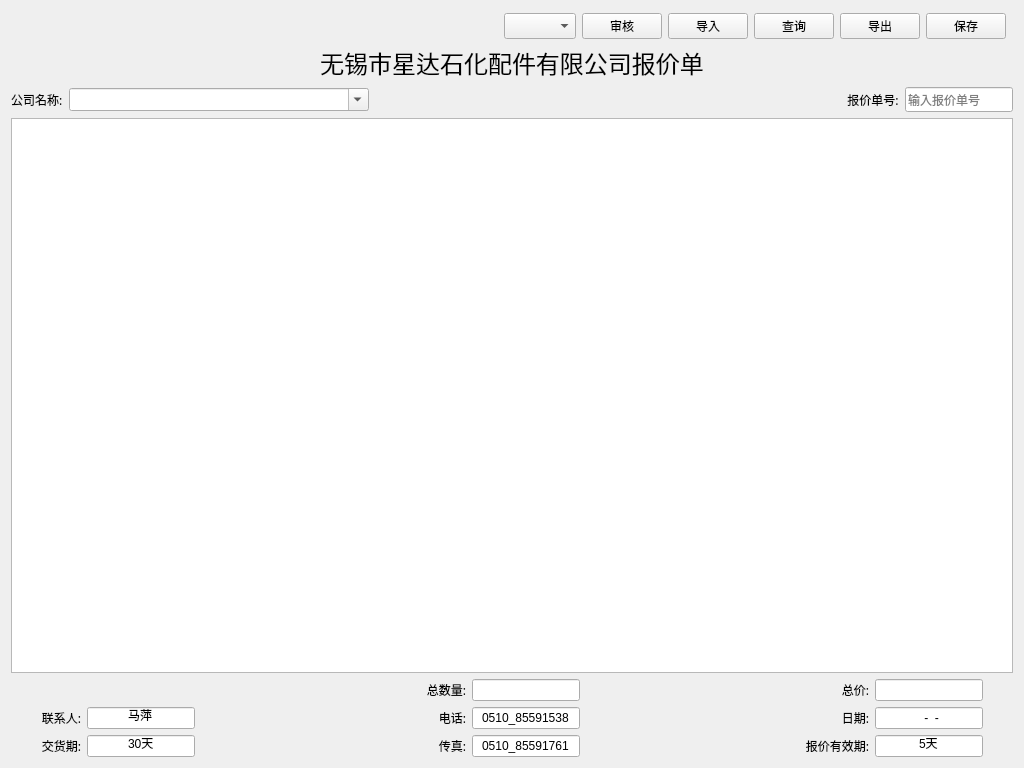
<?xml version="1.0" encoding="UTF-8"?>
<ui version="4.0">
 <class>wgt_quote</class>
 <widget class="QWidget" name="wgt_quote">
  <property name="geometry">
   <rect>
    <x>0</x>
    <y>0</y>
    <width>1024</width>
    <height>768</height>
   </rect>
  </property>
  <property name="windowTitle">
   <string>报价单</string>
  </property>
  <property name="layoutDirection">
   <enum>Qt::LeftToRight</enum>
  </property>
  <layout class="QGridLayout" name="gridLayout_2">
   <item row="0" column="0">
    <layout class="QHBoxLayout" name="horizontalLayout">
     <property name="topMargin">
      <number>2</number>
     </property>
     <property name="rightMargin">
      <number>7</number>
     </property>
     <item>
      <spacer name="horizontalSpacer">
       <property name="orientation">
        <enum>Qt::Horizontal</enum>
       </property>
       <property name="sizeHint" stdset="0">
        <size>
         <width>678</width>
         <height>20</height>
        </size>
       </property>
      </spacer>
     </item>
     <item>
      <widget class="QComboBox" name="cbo_state">
       <property name="minimumSize">
        <size>
         <width>0</width>
         <height>26</height>
        </size>
       </property>
       <property name="toolTip">
        <string>审核情况</string>
       </property>
       <property name="currentText">
        <string/>
       </property>
      </widget>
     </item>
     <item>
      <widget class="QPushButton" name="btn_check">
       <property name="toolTip">
        <string>审核</string>
       </property>
       <property name="text">
        <string>审核</string>
       </property>
       <property name="icon">
        <iconset resource="../myImage.qrc">
         <normaloff>:/myImage/images/check.png</normaloff>:/myImage/images/check.png</iconset>
       </property>
      </widget>
     </item>
     <item>
      <widget class="QPushButton" name="PBnew">
       <property name="text">
        <string>导入</string>
       </property>
       <property name="icon">
        <iconset resource="../myImage.qrc">
         <normaloff>:/myImage/images/add.png</normaloff>:/myImage/images/add.png</iconset>
       </property>
      </widget>
     </item>
     <item>
      <widget class="QPushButton" name="btn_query">
       <property name="text">
        <string>查询</string>
       </property>
       <property name="icon">
        <iconset resource="../myImage.qrc">
         <normaloff>:/myImage/images/file_manager.png</normaloff>:/myImage/images/file_manager.png</iconset>
       </property>
      </widget>
     </item>
     <item>
      <widget class="QPushButton" name="PBexport">
       <property name="text">
        <string>导出</string>
       </property>
       <property name="icon">
        <iconset resource="../myImage.qrc">
         <normaloff>:/myImage/images/export.png</normaloff>:/myImage/images/export.png</iconset>
       </property>
      </widget>
     </item>
     <item>
      <widget class="QPushButton" name="PBsave">
       <property name="text">
        <string>保存</string>
       </property>
       <property name="icon">
        <iconset resource="../myImage.qrc">
         <normaloff>:/myImage/images/save.ico</normaloff>:/myImage/images/save.ico</iconset>
       </property>
      </widget>
     </item>
    </layout>
   </item>
   <item row="1" column="0">
    <widget class="QLabel" name="label">
     <property name="font">
      <font>
       <family>微软雅黑</family>
       <pointsize>18</pointsize>
      </font>
     </property>
     <property name="text">
      <string>无锡市星达石化配件有限公司报价单</string>
     </property>
     <property name="alignment">
      <set>Qt::AlignCenter</set>
     </property>
    </widget>
   </item>
   <item row="2" column="0">
    <layout class="QHBoxLayout" name="horizontalLayout_2" stretch="0,0,3,0,0">
     <item>
      <widget class="QLabel" name="label_11">
       <property name="font">
        <font>
         <family>微软雅黑</family>
         <pointsize>9</pointsize>
        </font>
       </property>
       <property name="text">
        <string>公司名称:</string>
       </property>
      </widget>
     </item>
     <item>
      <widget class="QComboBox" name="CBcorporate">
       <property name="minimumSize">
        <size>
         <width>300</width>
         <height>0</height>
        </size>
       </property>
       <property name="font">
        <font>
         <family>Arial</family>
         <pointsize>10</pointsize>
        </font>
       </property>
       <property name="editable">
        <bool>true</bool>
       </property>
       <property name="currentText">
        <string/>
       </property>
      </widget>
     </item>
     <item>
      <spacer name="horizontalSpacer_2">
       <property name="orientation">
        <enum>Qt::Horizontal</enum>
       </property>
       <property name="sizeHint" stdset="0">
        <size>
         <width>300</width>
         <height>20</height>
        </size>
       </property>
      </spacer>
     </item>
     <item>
      <widget class="QLabel" name="label_12">
       <property name="font">
        <font>
         <family>微软雅黑</family>
         <pointsize>9</pointsize>
        </font>
       </property>
       <property name="text">
        <string>报价单号:</string>
       </property>
       <property name="alignment">
        <set>Qt::AlignCenter</set>
       </property>
      </widget>
     </item>
     <item>
      <widget class="QLineEdit" name="quotationNo">
       <property name="font">
        <font>
         <family>微软雅黑</family>
         <pointsize>9</pointsize>
        </font>
       </property>
       <property name="toolTip">
        <string>报价单号</string>
       </property>
       <property name="statusTip">
        <string/>
       </property>
       <property name="frame">
        <bool>true</bool>
       </property>
       <property name="alignment">
        <set>Qt::AlignLeading|Qt::AlignLeft|Qt::AlignVCenter</set>
       </property>
       <property name="placeholderText">
        <string>输入报价单号</string>
       </property>
       <property name="clearButtonEnabled">
        <bool>true</bool>
       </property>
      </widget>
     </item>
    </layout>
   </item>
   <item row="3" column="0">
    <widget class="QTableWidget" name="tblwgt_quote">
     <property name="contextMenuPolicy">
      <enum>Qt::CustomContextMenu</enum>
     </property>
     <property name="editTriggers">
      <set>QAbstractItemView::AnyKeyPressed|QAbstractItemView::DoubleClicked|QAbstractItemView::EditKeyPressed|QAbstractItemView::SelectedClicked</set>
     </property>
     <property name="showGrid">
      <bool>true</bool>
     </property>
    </widget>
   </item>
   <item row="4" column="0">
    <layout class="QGridLayout" name="gridLayout" columnstretch="0,0,1,1,0,0,2,0,0">
     <property name="leftMargin">
      <number>30</number>
     </property>
     <property name="rightMargin">
      <number>30</number>
     </property>
     <item row="1" column="5">
      <widget class="QLineEdit" name="lineEdit_5">
       <property name="inputMask">
        <string>0000_00000000</string>
       </property>
       <property name="text">
        <string>0510_85591538</string>
       </property>
       <property name="alignment">
        <set>Qt::AlignCenter</set>
       </property>
      </widget>
     </item>
     <item row="0" column="5">
      <widget class="QLineEdit" name="total_quantity">
       <property name="alignment">
        <set>Qt::AlignCenter</set>
       </property>
      </widget>
     </item>
     <item row="2" column="4">
      <widget class="QLabel" name="label_7">
       <property name="font">
        <font>
         <family>微软雅黑</family>
        </font>
       </property>
       <property name="text">
        <string>传真:</string>
       </property>
       <property name="alignment">
        <set>Qt::AlignRight|Qt::AlignTrailing|Qt::AlignVCenter</set>
       </property>
       <property name="buddy">
        <cstring>lineEdit_6</cstring>
       </property>
      </widget>
     </item>
     <item row="0" column="4">
      <widget class="QLabel" name="label_3">
       <property name="font">
        <font>
         <family>微软雅黑</family>
        </font>
       </property>
       <property name="text">
        <string>总数量:</string>
       </property>
       <property name="alignment">
        <set>Qt::AlignRight|Qt::AlignTrailing|Qt::AlignVCenter</set>
       </property>
       <property name="buddy">
        <cstring>total_quantity</cstring>
       </property>
      </widget>
     </item>
     <item row="1" column="6">
      <spacer name="horizontalSpacer_5">
       <property name="orientation">
        <enum>Qt::Horizontal</enum>
       </property>
       <property name="sizeHint" stdset="0">
        <size>
         <width>108</width>
         <height>20</height>
        </size>
       </property>
      </spacer>
     </item>
     <item row="2" column="0">
      <widget class="QLabel" name="label_9">
       <property name="font">
        <font>
         <family>微软雅黑</family>
        </font>
       </property>
       <property name="text">
        <string>交货期:</string>
       </property>
       <property name="alignment">
        <set>Qt::AlignRight|Qt::AlignTrailing|Qt::AlignVCenter</set>
       </property>
       <property name="buddy">
        <cstring>lineEdit_8</cstring>
       </property>
      </widget>
     </item>
     <item row="1" column="0">
      <widget class="QLabel" name="label_5">
       <property name="font">
        <font>
         <family>微软雅黑</family>
        </font>
       </property>
       <property name="text">
        <string>联系人:</string>
       </property>
       <property name="alignment">
        <set>Qt::AlignRight|Qt::AlignTrailing|Qt::AlignVCenter</set>
       </property>
       <property name="buddy">
        <cstring>contact</cstring>
       </property>
      </widget>
     </item>
     <item row="1" column="4">
      <widget class="QLabel" name="label_6">
       <property name="font">
        <font>
         <family>微软雅黑</family>
        </font>
       </property>
       <property name="text">
        <string>电话:</string>
       </property>
       <property name="alignment">
        <set>Qt::AlignRight|Qt::AlignTrailing|Qt::AlignVCenter</set>
       </property>
       <property name="buddy">
        <cstring>lineEdit_5</cstring>
       </property>
      </widget>
     </item>
     <item row="2" column="2" colspan="2">
      <spacer name="horizontalSpacer_4">
       <property name="orientation">
        <enum>Qt::Horizontal</enum>
       </property>
       <property name="sizeHint" stdset="0">
        <size>
         <width>218</width>
         <height>20</height>
        </size>
       </property>
      </spacer>
     </item>
     <item row="0" column="6">
      <spacer name="horizontalSpacer_7">
       <property name="orientation">
        <enum>Qt::Horizontal</enum>
       </property>
       <property name="sizeHint" stdset="0">
        <size>
         <width>108</width>
         <height>20</height>
        </size>
       </property>
      </spacer>
     </item>
     <item row="2" column="5">
      <widget class="QLineEdit" name="lineEdit_6">
       <property name="inputMask">
        <string>0000_00000000</string>
       </property>
       <property name="text">
        <string>0510_85591761</string>
       </property>
       <property name="alignment">
        <set>Qt::AlignCenter</set>
       </property>
      </widget>
     </item>
     <item row="0" column="8">
      <widget class="QLineEdit" name="total_price">
       <property name="alignment">
        <set>Qt::AlignCenter</set>
       </property>
      </widget>
     </item>
     <item row="1" column="2" colspan="2">
      <spacer name="horizontalSpacer_3">
       <property name="orientation">
        <enum>Qt::Horizontal</enum>
       </property>
       <property name="sizeHint" stdset="0">
        <size>
         <width>218</width>
         <height>20</height>
        </size>
       </property>
      </spacer>
     </item>
     <item row="2" column="7">
      <widget class="QLabel" name="label_10">
       <property name="font">
        <font>
         <family>微软雅黑</family>
        </font>
       </property>
       <property name="toolTip">
        <string>报价有效期</string>
       </property>
       <property name="text">
        <string>报价有效期:</string>
       </property>
       <property name="alignment">
        <set>Qt::AlignRight|Qt::AlignTrailing|Qt::AlignVCenter</set>
       </property>
       <property name="buddy">
        <cstring>lineEdit_9</cstring>
       </property>
      </widget>
     </item>
     <item row="1" column="7">
      <widget class="QLabel" name="label_8">
       <property name="font">
        <font>
         <family>微软雅黑</family>
        </font>
       </property>
       <property name="text">
        <string>日期:</string>
       </property>
       <property name="alignment">
        <set>Qt::AlignRight|Qt::AlignTrailing|Qt::AlignVCenter</set>
       </property>
      </widget>
     </item>
     <item row="2" column="6">
      <spacer name="horizontalSpacer_6">
       <property name="orientation">
        <enum>Qt::Horizontal</enum>
       </property>
       <property name="sizeHint" stdset="0">
        <size>
         <width>108</width>
         <height>20</height>
        </size>
       </property>
      </spacer>
     </item>
     <item row="0" column="0" colspan="4">
      <spacer name="horizontalSpacer_8">
       <property name="orientation">
        <enum>Qt::Horizontal</enum>
       </property>
       <property name="sizeHint" stdset="0">
        <size>
         <width>40</width>
         <height>20</height>
        </size>
       </property>
      </spacer>
     </item>
     <item row="1" column="1">
      <widget class="QLineEdit" name="contact">
       <property name="text">
        <string>马萍</string>
       </property>
       <property name="alignment">
        <set>Qt::AlignCenter</set>
       </property>
      </widget>
     </item>
     <item row="2" column="1">
      <widget class="QLineEdit" name="lineEdit_8">
       <property name="text">
        <string>30天</string>
       </property>
       <property name="alignment">
        <set>Qt::AlignCenter</set>
       </property>
      </widget>
     </item>
     <item row="0" column="7">
      <widget class="QLabel" name="label_4">
       <property name="font">
        <font>
         <family>微软雅黑</family>
        </font>
       </property>
       <property name="text">
        <string>总价:</string>
       </property>
       <property name="alignment">
        <set>Qt::AlignRight|Qt::AlignTrailing|Qt::AlignVCenter</set>
       </property>
       <property name="buddy">
        <cstring>total_price</cstring>
       </property>
      </widget>
     </item>
     <item row="2" column="8">
      <widget class="QLineEdit" name="lineEdit_9">
       <property name="text">
        <string>5天</string>
       </property>
       <property name="alignment">
        <set>Qt::AlignCenter</set>
       </property>
      </widget>
     </item>
     <item row="1" column="8">
      <widget class="QLineEdit" name="quotedate">
       <property name="inputMask">
        <string>0000-00-00</string>
       </property>
       <property name="alignment">
        <set>Qt::AlignCenter</set>
       </property>
      </widget>
     </item>
    </layout>
   </item>
  </layout>
 </widget>
 <resources>
  <include location="../myImage.qrc"/>
  <include location="../myImage.qrc"/>
 </resources>
 <connections/>
</ui>
